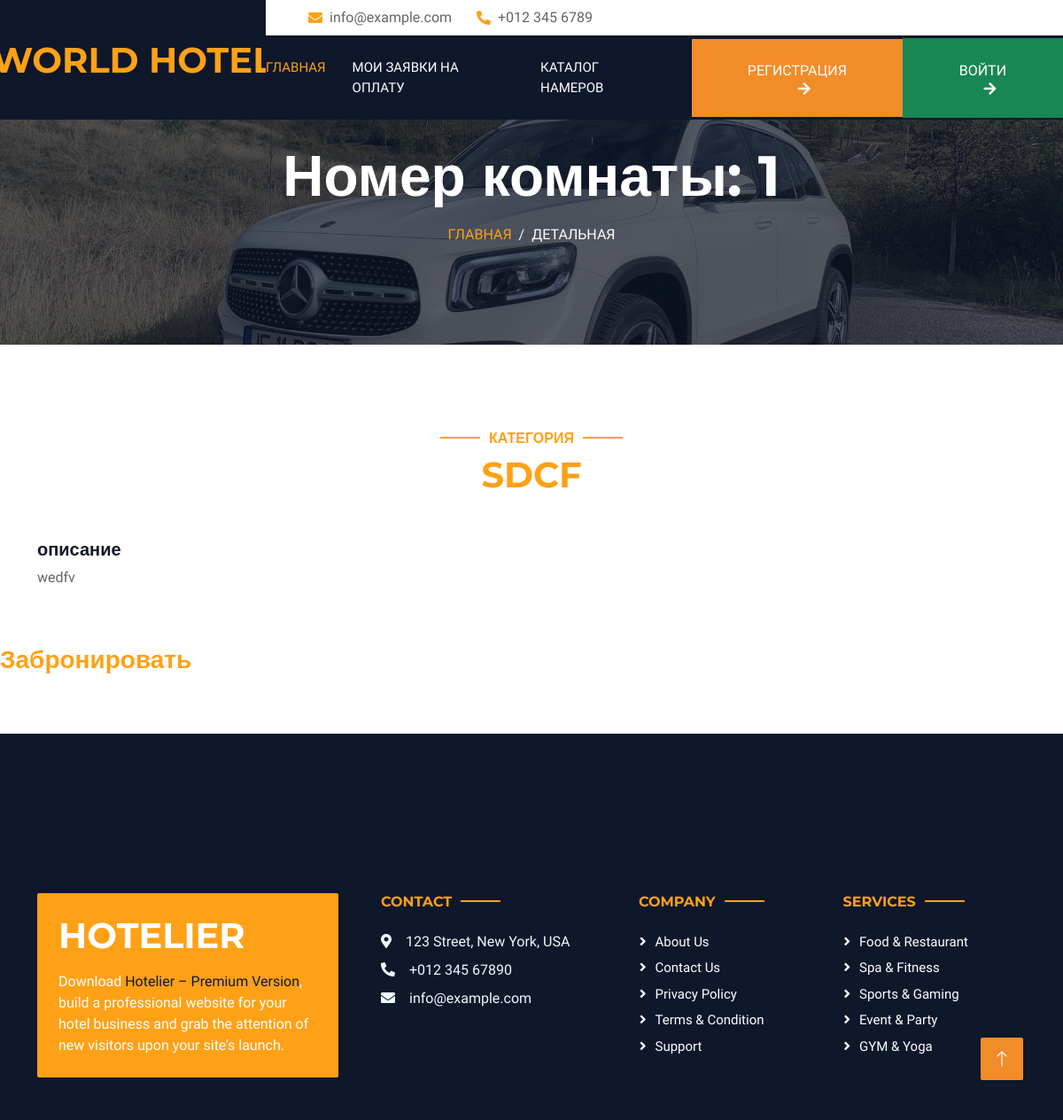
Before: /ditail/1/ with the older database file.
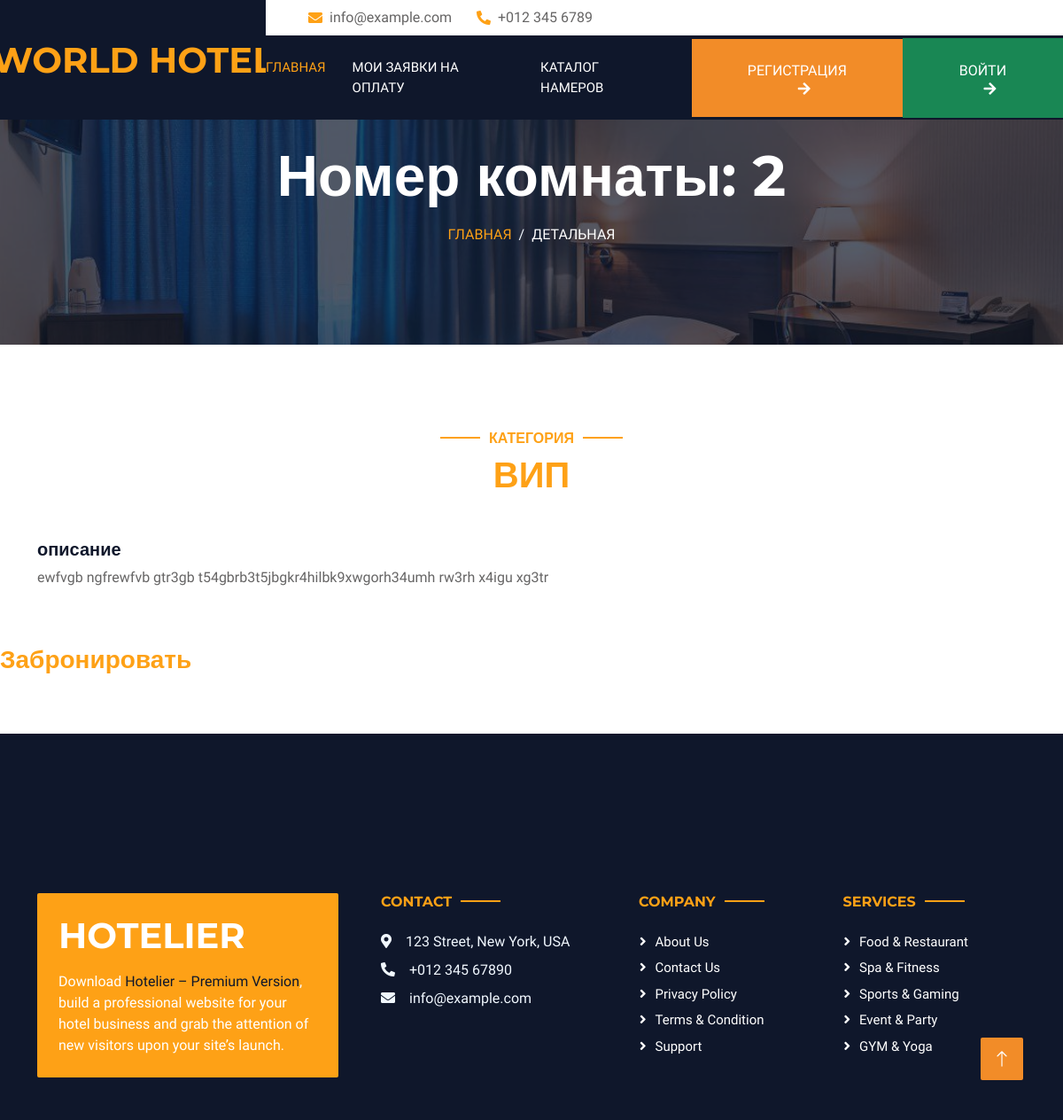
After: the same page with the newer database file.
### main/models.py (models this page shows)
class HotelRoom(models.Model):
    number_room_hotel = models.PositiveSmallIntegerField(
        verbose_name="число номера"
    )
    number_bets = models.PositiveSmallIntegerField(
        verbose_name="число краватей"
    )
    number_withdrawals = models.PositiveSmallIntegerField(
        verbose_name="число ванн"
    )
    cover = models.ImageField(
        upload_to="media/hotel_cover",
        verbose_name="иконка"
    )
    description = models.TextField(
        verbose_name="описание"
    )
    prise = models.PositiveSmallIntegerField(
        verbose_name="цена"
    )
    category = models.ForeignKey(
        Category,
        on_delete=models.CASCADE,
        verbose_name="категория"
    )
    number_room = models.PositiveSmallIntegerField(
        verbose_name="число комнат"
    )
    status = models.PositiveSmallIntegerField(
        choices=(
            (1,"Свободен"),
            (2,"Занят"),
        ),
        default=1
    )
    create_date = models.DateTimeField(
        auto_now_add=True,
        verbose_name="Дата создания"
    )
    update_date = models.DateTimeField(
        auto_now=True,
        verbose_name="Дата изменения"
    )
    class Meta:
        verbose_name = "Номер"
        verbose_name_plural = "Намера"

class Category(models.Model):
    title = models.CharField(
        max_length=50,
        verbose_name="название"
    )
    def __str__(self):
        return self.title
    class Meta:
        verbose_name = "Категория"
        verbose_name_plural = "Категориии"

### main/views.py (the view)
# urls.py: path('ditail/<int:pk>/', views.ditail_viu, name="ditail"),
def ditail_viu(request, pk):
    hotel_room_ditail = get_object_or_404(HotelRoom, id=pk)
    return render(
        request=request,
        template_name='main/ditail.html',
        context={
            "hotel_room_ditail": hotel_room_ditail,
        }
    )

### main/templates/main/ditail.html (shortened to what this page needs)
{% extends 'radical.html' %}
{% load static %}
{% block contend %}
<div class="container-fluid page-header mb-5 p-0" style="background-image: url('{{ hotel_room_ditail.cover.url }}');">
    <div class="container-fluid page-header-inner py-5">
        <div class="container text-center pb-5">
            <h1 class="display-3 text-white mb-3 animated slideInDown">Номер комнаты: {{ hotel_room_ditail.number_room_hotel }}</h1>
            <nav aria-label="breadcrumb">
                <ol class="breadcrumb justify-content-center text-uppercase">
                    <li class="breadcrumb-item"><a href="{% url 'index' %}">главная</a></li>
                    <li class="breadcrumb-item text-white active" aria-current="page">детальная</li>
                </ol>
            </nav>
        </div>
    </div>
</div>
<div class="container-xxl py-5">
    <div class="container">
        <div class="text-center wow fadeInUp" data-wow-delay="0.1s">
            <h6 class="section-title text-center text-primary text-uppercase">Категория</h6>
            <h1 class="mb-5"><span class="text-primary text-uppercase">{{ hotel_room_ditail.category }}</span></h1>
        </div>
        <h5>описание</h5>
        <p>{{ hotel_room_ditail.description }}</p>
    </div>
</div>
<h3>
    <a href="{% url 'payment_system' hotel_room_ditail.id %}">
        Забронировать
    </a>
</h3>
<br>
<br>
<br>
<br>
<br>
<br>
<br>
{% endblock %}

### main/templates/radical.html (shortened to what this page needs)
{% load static %}
<html lang="en">
<head>
    <link href="https://cdnjs.cloudflare.com/ajax/libs/font-awesome/5.10.0/css/all.min.css" rel="stylesheet">
    <link href="https://cdn.jsdelivr.net/npm/bootstrap-icons@1.4.1/font/bootstrap-icons.css" rel="stylesheet">
    <link href="{% static 'assets/lib/animate/animate.min.css' %}" rel="stylesheet">
    <link href="{% static 'assets/lib/owlcarousel/assets/owl.carousel.min.css' %}" rel="stylesheet">
    <link href="{% static 'assets/lib/tempusdominus/css/tempusdominus-bootstrap-4.min.css' %}" rel="stylesheet" />
    <link href="{% static 'assets/css/bootstrap.min.css' %}" rel="stylesheet">
    <link href="{% static 'assets/css/style.css' %}" rel="stylesheet">
</head>
<body>
<div class="container-xxl bg-white p-0">
    <div class="container-fluid bg-dark px-0 fixed-top">
        <div class="row gx-0">
            <div class="col-lg-3 bg-dark d-none d-lg-block">
                <a href="{% url 'index' %}" class="navbar-brand w-100 h-100 m-0 p-0 d-flex align-items-center justify-content-center">
                    <h1 class="m-0 text-primary text-uppercase">World Hotel</h1>
                </a>
            </div>
            <div class="col-lg-9">
                <div class="row gx-0 bg-white d-none d-lg-flex">
                    <div class="col-lg-7 px-5 text-start">
                        <div class="h-100 d-inline-flex align-items-center py-2 me-4">
                            <i class="fa fa-envelope text-primary me-2"></i>
                            <p class="mb-0">info@example.com</p>
                        </div>
                        <div class="h-100 d-inline-flex align-items-center py-2">
                            <i class="fa fa-phone-alt text-primary me-2"></i>
                            <p class="mb-0">+012 345 6789</p>
                        </div>
                    </div>
                </div>
                <nav class="navbar navbar-expand-lg bg-dark navbar-dark p-3 p-lg-0">
                    <div class="collapse navbar-collapse justify-content-between" id="navbarCollapse">
                        <div class="navbar-nav mr-auto py-0">
                            <a href="{% url 'index' %}" class="nav-item nav-link active">Главная</a>
                            <a href="{% url 'my_payment_applications' %}" class="nav-item nav-link">Мои заявки на оплату</a>
                            <a href="{% url 'event_list' %}" class="nav-item nav-link">Каталог Намеров</a>
                        </div>
                        {% if user.is_authenticated %}
                            <span class="navbar-text text-light me-4">
                                {{ user.full_name }}
                            </span>
                            <a href="{% url 'logout_user' %}" class="btn btn-danger rounded-0 py-4 px-md-5 d-none d-lg-block">
                                Выйти<i class="fa fa-arrow-right ms-3"></i>
                            </a>
                        {% else %}
                            <a href="#" class="btn btn-primary rounded-0 py-4 px-md-5 d-none d-lg-block" data-bs-toggle="modal" data-bs-target="#registerModal">
                                Регистрация<i class="fa fa-arrow-right ms-3"></i>
                            </a>
                            <a href="#" class="btn btn-success rounded-0 py-4 px-md-5 d-none d-lg-block" data-bs-toggle="modal" data-bs-target="#loginModal">
                                Войти<i class="fa fa-arrow-right ms-3"></i>
                            </a>
                        {% endif %}
                    </div>
                </nav>
            </div>
        </div>
    </div>
    {% block contend %}
    {% endblock %}
        <div class="container-fluid bg-dark text-light footer wow fadeIn" data-wow-delay="0.1s">
            <div class="container pb-5">
                <div class="row g-5">
                    <div class="col-md-6 col-lg-4">
                        <div class="bg-primary rounded p-4">
                            <a href="index.html"><h1 class="text-white text-uppercase mb-3">Hotelier</h1></a>
                            <p class="text-white mb-0">
								Download <a class="text-dark fw-medium" href="https://htmlcodex.com/hotel-html-template-pro">Hotelier – Premium Version</a>, build a professional website for your hotel business and grab the attention of new visitors upon your site’s launch.
							</p>
                        </div>
                    </div>
                    <div class="col-md-6 col-lg-3">
                        <h6 class="section-title text-start text-primary text-uppercase mb-4">Contact</h6>
                        <p class="mb-2"><i class="fa fa-map-marker-alt me-3"></i>123 Street, New York, USA</p>
                        <p class="mb-2"><i class="fa fa-phone-alt me-3"></i>+012 345 67890</p>
                        <p class="mb-2"><i class="fa fa-envelope me-3"></i>info@example.com</p>
                    </div>
                    <div class="col-lg-5 col-md-12">
                        <div class="row gy-5 g-4">
                            <div class="col-md-6">
                                <h6 class="section-title text-start text-primary text-uppercase mb-4">Company</h6>
                                <a class="btn btn-link" href="">About Us</a>
                                <a class="btn btn-link" href="">Contact Us</a>
                                <a class="btn btn-link" href="">Privacy Policy</a>
                                <a class="btn btn-link" href="">Terms & Condition</a>
                                <a class="btn btn-link" href="">Support</a>
                            </div>
                            <div class="col-md-6">
                                <h6 class="section-title text-start text-primary text-uppercase mb-4">Services</h6>
                                <a class="btn btn-link" href="">Food & Restaurant</a>
                                <a class="btn btn-link" href="">Spa & Fitness</a>
                                <a class="btn btn-link" href="">Sports & Gaming</a>
                                <a class="btn btn-link" href="">Event & Party</a>
                                <a class="btn btn-link" href="">GYM & Yoga</a>
                            </div>
                        </div>
                    </div>
                </div>
            </div>
        </div>
        <a href="#" class="btn btn-lg btn-primary btn-lg-square back-to-top"><i class="bi bi-arrow-up"></i></a>
</div>
</body>
</html>

### static/assets/css/style.css (style rules this page uses)
:root { --primary: #FEA116; --light: #F1F8FF; --dark: #0F172B; }
.fw-medium { font-weight: 500 !important; }
.back-to-top { position: fixed; display: none; right: 45px; bottom: 45px; z-index: 99; }
.btn { font-weight: 500; text-transform: uppercase; transition: .5s; }
.btn.btn-primary, .btn.btn-secondary { color: #FFFFFF; }
.btn-lg-square { width: 48px; height: 48px; }
.btn-square, .btn-sm-square, .btn-lg-square { padding: 0; display: flex; align-items: center; justify-content: center; font-weight: normal; border-radius: 2px; }
.navbar-dark .navbar-nav .nav-link { margin-right: 30px; padding: 25px 0; color: #FFFFFF; font-size: 15px; text-transform: uppercase; outline: none; }
.navbar-dark .navbar-nav .nav-link:hover, .navbar-dark .navbar-nav .nav-link.active { color: var(--primary); }
.page-header { background-position: center center; background-repeat: no-repeat; background-size: cover; }
.page-header-inner { background: rgba(15, 23, 43, .7); }
.breadcrumb-item + .breadcrumb-item::before { color: var(--light); }
.section-title { position: relative; display: inline-block; }
.section-title::before { position: absolute; content: ""; width: 45px; height: 2px; top: 50%; left: -55px; margin-top: -1px; background: var(--primary); }
.section-title::after { position: absolute; content: ""; width: 45px; height: 2px; top: 50%; right: -55px; margin-top: -1px; background: var(--primary); }
.section-title.text-start::before, .section-title.text-end::after { display: none; }
.footer { position: relative; margin-top: -110px; padding-top: 180px; }
.footer .btn.btn-link { display: block; margin-bottom: 5px; padding: 0; text-align: left; color: #FFFFFF; font-size: 15px; font-weight: normal; text-transform: capitalize; transition: .3s; }
.footer .btn.btn-link::before { position: relative; content: "\f105"; font-family: "Font Awesome 5 Free"; font-weight: 900; margin-right: 10px; }

### main/templates/radical.html (style rules this page uses)
body { padding-top: 112px; }
.btn-primary { background-color: #f28c28; border: none; transition: background-color 0.3s ease; }

Changed rows visible on the page:
changed HotelRoom: cover: a different picture; number_room_hotel "1" → "2"; category "SDCF" → "ВИП"; description "wedfv" → "ewfvgb ngfrewfvb gtr3gb t54gbrb3t5jbgkr4hilbk9xwgorh34umh rw3rh x4igu xg3tr"
